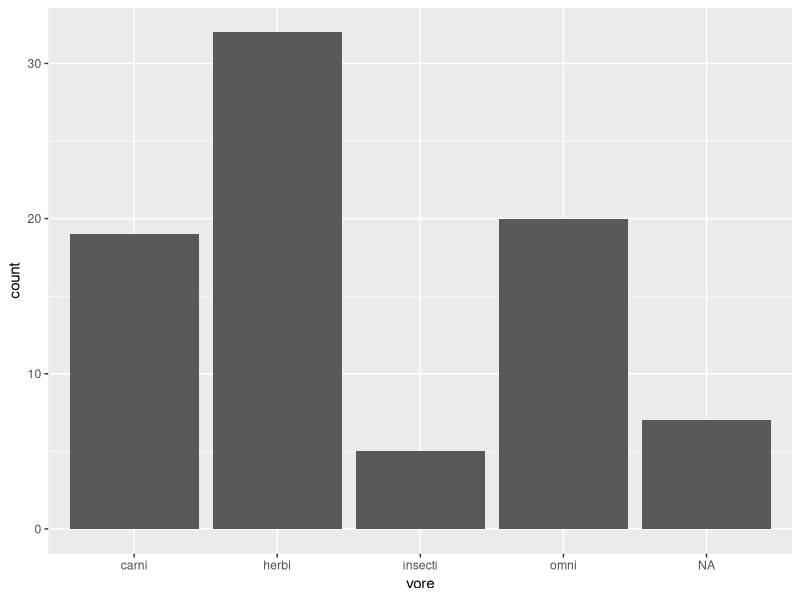
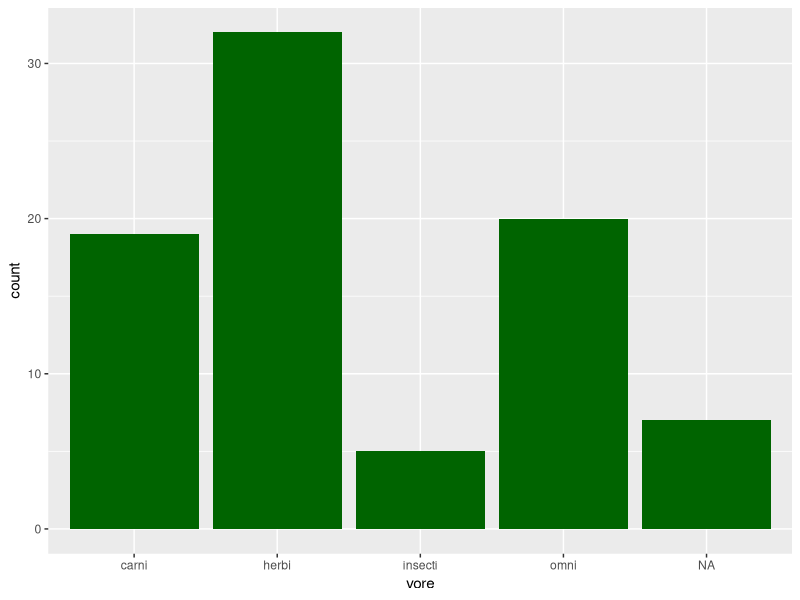
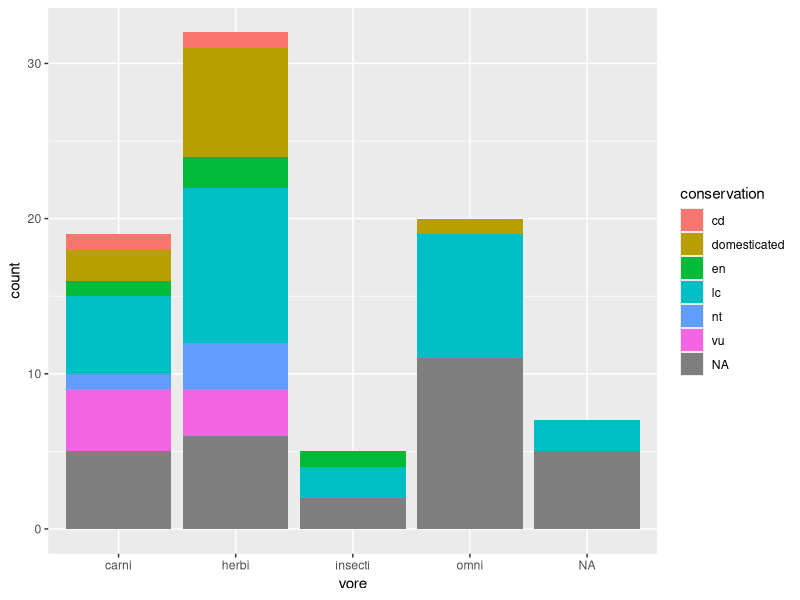
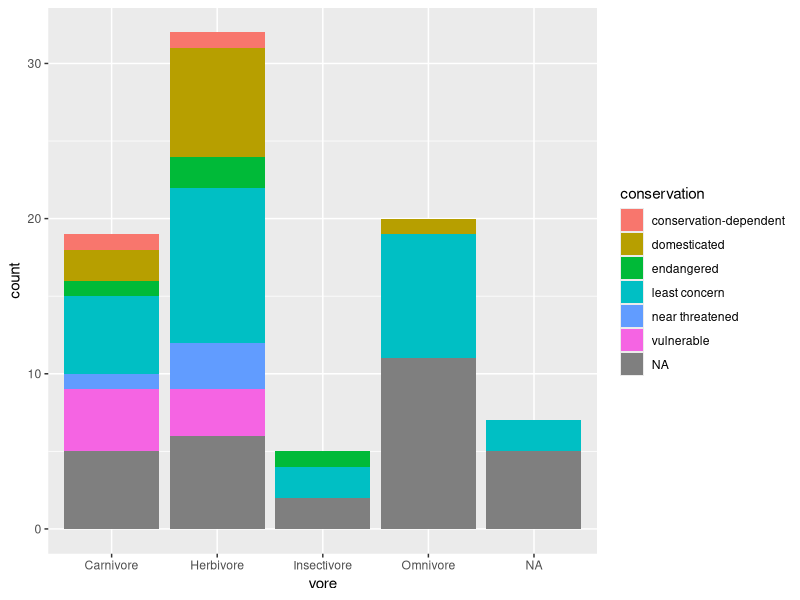
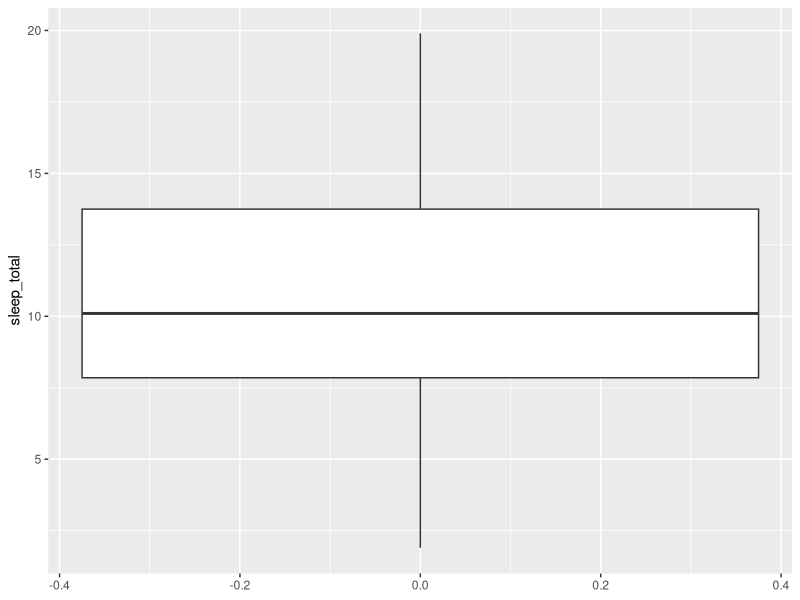
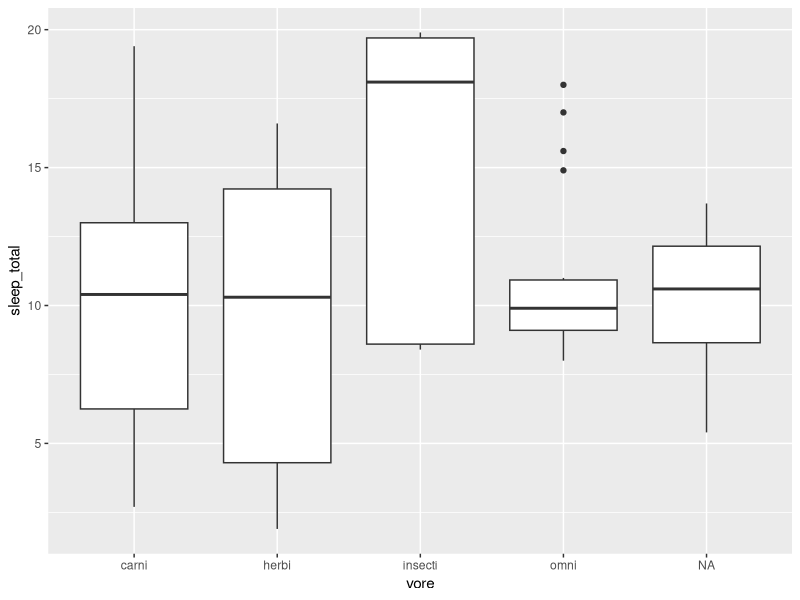
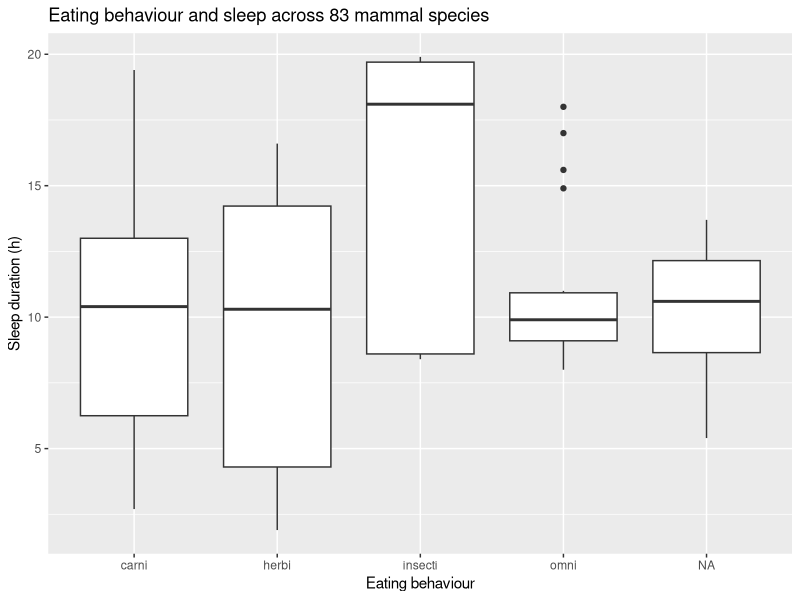
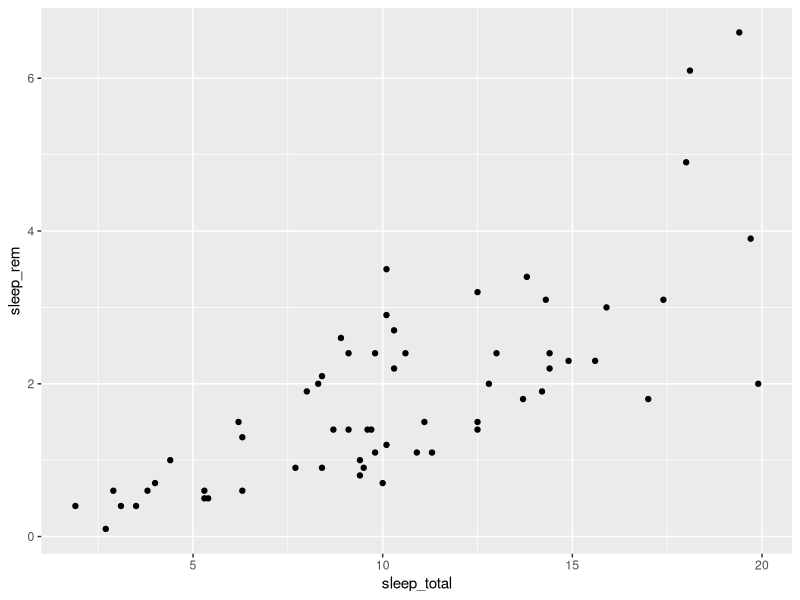

Source code (R) for these figures, in order:
## ---- chunk 1

## ---- chunk 2
install.packages("ggplot2")
## ---- chunk 3
library(ggplot2)
## ---- chunk 4
# Preview of dataset
msleep

# RStudio Viewer
View(msleep)

# More information
help(msleep)
## ---- chunk 5
# You start with the dataset and variable to plot
ggplot(msleep, aes(x = vore)) +
  # You then add the type of graph
  geom_bar()
## ---- chunk 6
# ggplot(msleep, aes(x = Vore)
#   geom_bar()
## ---- chunk 7

## ---- chunk 8
ggplot(msleep, aes(x = vore)) +
  geom_bar(fill = "darkgreen")
## ---- chunk 9
ggplot(msleep, aes(x = vore, fill = conservation)) +
  geom_bar()
## ---- chunk 10
ggplot(msleep, aes(x = vore, fill = conservation)) +
  geom_bar() +
  scale_x_discrete(labels = c("carni" = "Carnivore",
                              "herbi" = "Herbivore",
                              "insecti" = "Insectivore",
                              "omni" = "Omnivore")) +
  scale_fill_discrete(labels = c("cd" = "conservation-dependent",
                                 "en" = "endangered",
                                 "lc" = "least concern",
                                 "nt" = "near threatened",
                                 "vu" = "vulnerable"
                                 ))
## ---- chunk 11

## ---- chunk 12
ggplot(msleep, aes(y = sleep_total)) +
  geom_boxplot()
## ---- chunk 13
ggplot(msleep, aes(x = vore, y = sleep_total)) +
  geom_boxplot()
## ---- chunk 14
ggplot(msleep, aes(x = vore, y = sleep_total)) +
  geom_boxplot() +
  labs(title = "Eating behaviour and sleep across 83 mammal species",
       x = "Eating behaviour",
       y = "Sleep duration (h)")
## ---- chunk 15
# Dataframe and variables

# Graph type

# Labels

## ---- chunk 16
ggplot(msleep, aes(x = sleep_total, y = sleep_rem)) +
  geom_point()
## ---- chunk 17

## ---- chunk 18
ggplot(msleep, aes(x = sleep_total, y = sleep_rem)) +
  geom_point(aes(colour = vore))
## ---- chunk 19

## ---- chunk 20
ggplot(msleep, aes(x = sleep_total, y = sleep_rem)) +
  geom_smooth(method = "lm", colour = "darkgrey", linetype = "dashed") +
  geom_point(aes(shape = vore, colour = conservation)) +
  coord_cartesian(xlim = c(0, 20)) +
  labs(title = "Relationship between total and REM sleep duration",
       subtitle = "Among 83 mammal species",
       x = "Daily hours of sleep",
       y = "Daily hours of REM sleep",
       colour = "Conservation\nstatus",
       shape = "Eating behaviour",
       caption = "Data: Savage & West 2007, 'A quantitative, theoretical framework for understanding mammalian sleep'"
       ) +
  theme_bw() +
  scale_colour_brewer(palette  = "Dark2")
## ---- chunk 21
# A vector of numbers
c(6, 7, 8)

# A vector of names
c("cirrhosis", "fibrosis")

# A function that will apply to each element separately
log(c(6, 7, 8))

# A function that will summarise all elements of a vector
mean(c(6, 7, 8))
## ---- chunk 22
ggsave("REM_mammals_scatterplot.png")
## ---- chunk 23

## ---- chunk 24
# Exercise 2
ggplot(msleep, aes(x = vore)) +
   geom_bar()

# Exercise 3
ggplot(msleep, aes(x = conservation)) +
   geom_bar()

# Exercise 4
ggplot(msleep, aes(x = conservation, fill = vore)) +
  geom_bar() 
